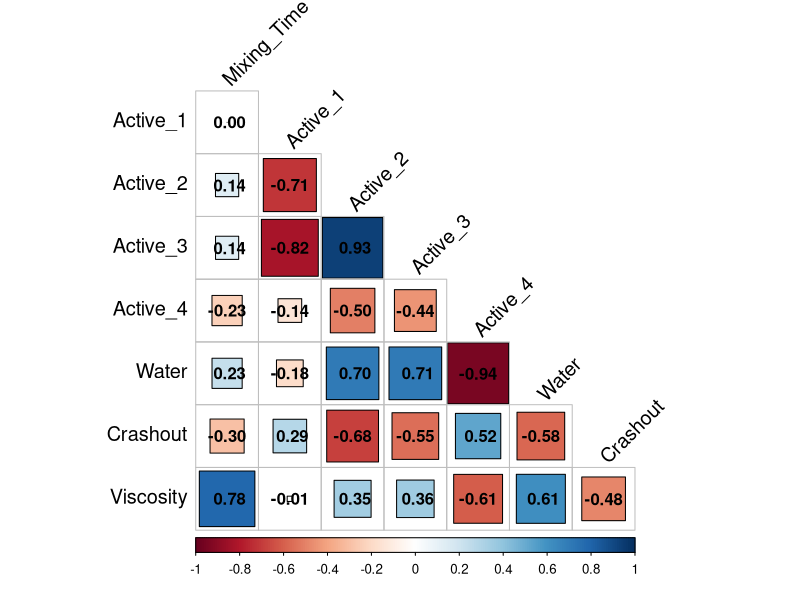
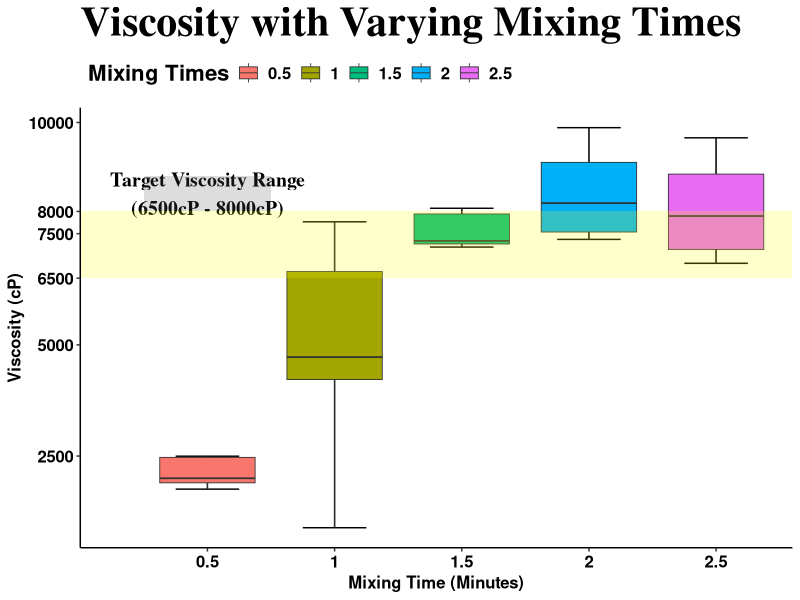
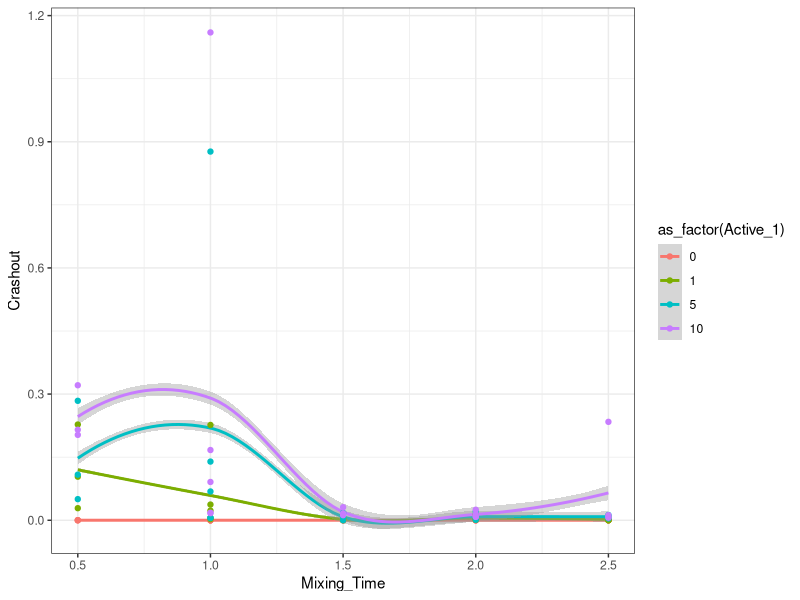
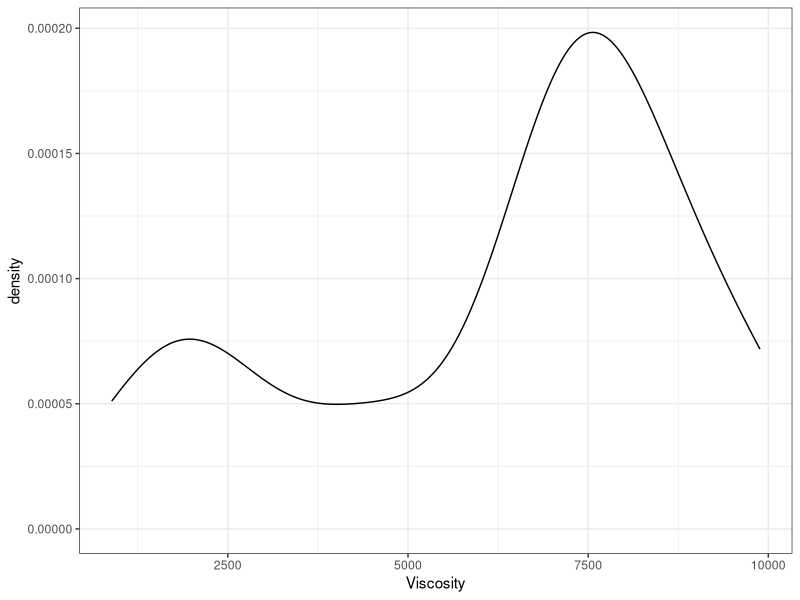
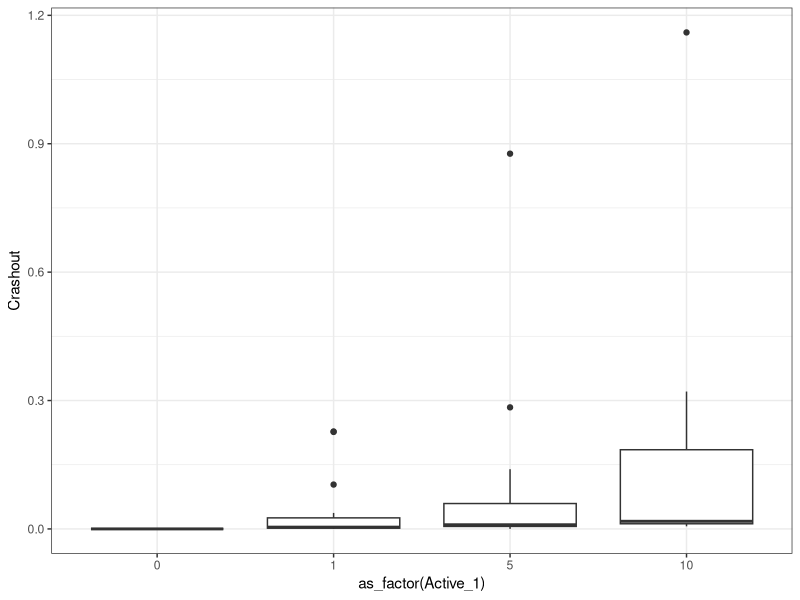
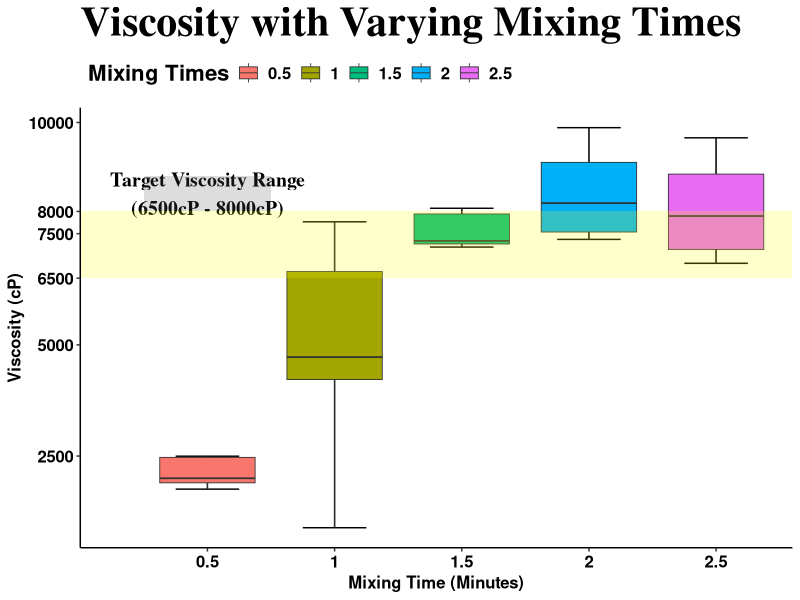
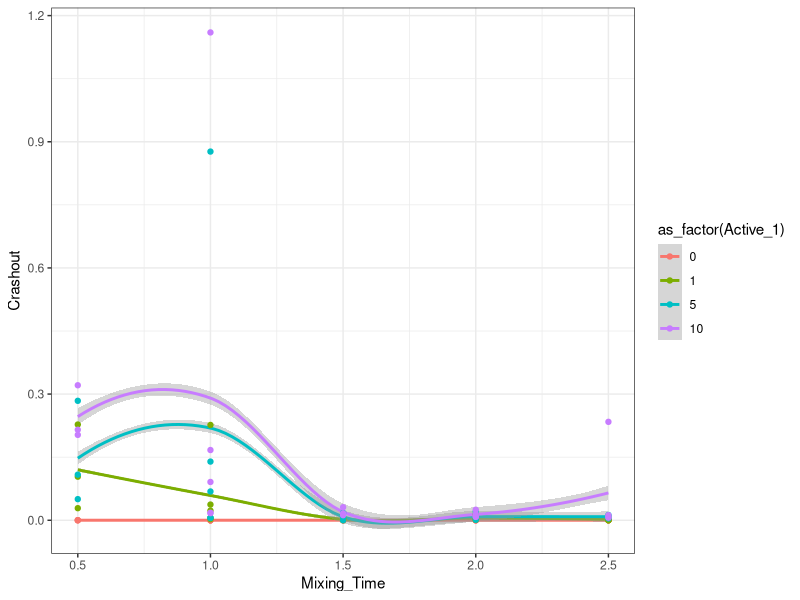
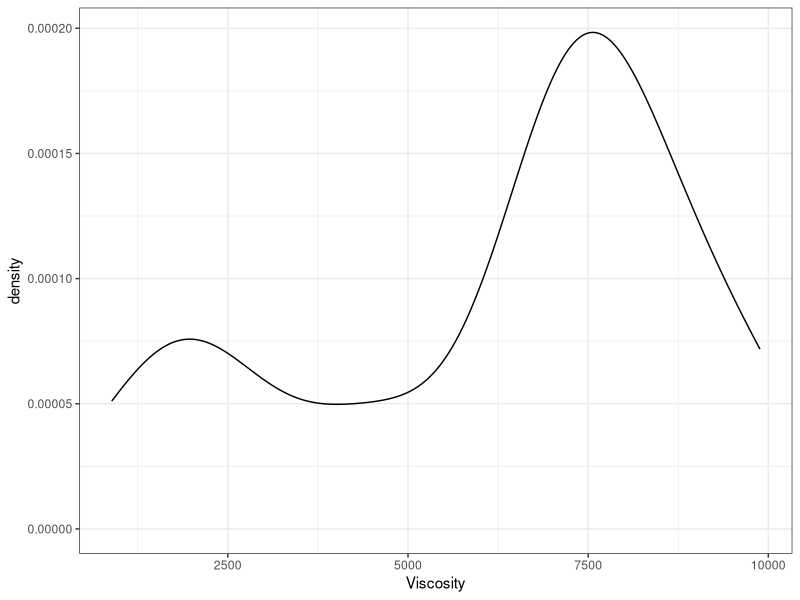

Generate these figures, in order, with R:
library(tidyverse)
library(ggplot2)
library(corrplot)

saveplot <- function(name, vect) {
    path <- paste("plots/", name, ".png", sep = "")
    
    vect <- append(vect, path)

    ggsave(
        filename = path,
        units = "cm",
        dpi = 300,
        width = 40,
        height = 29
    )
    return(vect)
}

# create vector to store paths of plots

plot_paths <- c()

# Load Data

df <- read.csv("csv_data_files/interim/01_no_outliers.csv")

view(df)
# Data Preparation for Correlation Chart

cor <- cor(df)
cor <- cor[
    c("Mixing_Time", "Active_1", "Active_2", "Active_3", "Active_4", "Water", "Crashout", "Viscosity"),
    c("Mixing_Time", "Active_1", "Active_2", "Active_3", "Active_4", "Water", "Crashout", "Viscosity")
]

# Plot Correlation Chart

corrplot(cor,
    addCoef.col = "black",
    outline = TRUE,
    method = "square",
    type = "lower",
    tl.pos = "ld",
    tl.col = "black",
    tl.cex = 1.2,
    tl.srt = 45,
    diag = FALSE
)

# Box and Whiskers of Mixing time vs Viscocity

df |>
    ggplot(aes(as_factor(Mixing_Time), Viscosity, fill = as_factor(Mixing_Time))) +
    stat_boxplot(geom = "errorbar", width = 0.5, linewidth = 0.5) +
    geom_boxplot(linewidth = 0.3, alpha = 1, show.legend = T) +
    theme_bw() +
    theme_classic() +
    scale_y_continuous(breaks = c(2500, 5000, 6500, 7500, 8000, 10000)) +
    labs(
        x = "Mixing Time (Minutes)",
        y = "Viscosity (cP)",
        title = "Viscosity with Varying Mixing Times",
        fill = "Mixing Times"
    ) +
    theme(
        legend.position = "top",
        legend.justification = "left",
        legend.title = element_text(face = "bold", size = 16),
        legend.text = element_text(face = "bold", size = 12),
        legend.background = element_rect(fill = "transparent"),
        panel.grid.major = element_blank(),
        panel.grid.minor = element_blank(),
        plot.title = element_text(face = "bold", size = 30, hjust = 0, family = "serif"),
        axis.title = element_text(size = 12, face = "bold"),
        axis.text = element_text(face = "bold", family = "sans", size = 12, color = "black")
    ) +
    annotate("text", x = 1, y = 8400, label = "Target Viscosity Range\n(6500cP - 8000cP)", color = "black", family = "serif", fontface = "bold", size = 5) +
    annotate("rect", xmin = 0.5, xmax = 1.5, ymin = 8000, ymax = 8800, alpha = 0.2) +
    annotate("rect", xmin = 0, xmax = 5.6, ymin = 6500, ymax = 8000, alpha = 0.2, fill = "yellow")

plot_paths <- saveplot("ex_box_viscosity_mixingtime", plot_paths)

# Mixing Time vs Crashout as Function of Active_1

df |>
    ggplot(aes(Mixing_Time, Crashout, color = as_factor(Active_1))) +
    geom_smooth(level = 0.1) +
    geom_point() +
    theme_bw()

plot_paths <- saveplot("ex_line_mixingtime_active1", plot_paths)

# Density Plot of Crashout

df |>
    ggplot(aes(Viscosity)) +
    geom_density(alpha = 0.5) +
    theme_bw()

plot_paths <- saveplot("ex_density_crashout", plot_paths)

# Box and Whiskers of Crashout vs Active_1

df |>
    ggplot(aes(as_factor(Active_1), Crashout)) +
    geom_boxplot() +
    theme_bw()

plot_paths <- saveplot("ex_box_crashout_active1", plot_paths)

#write.csv(plot_paths, file = "plots/exploratory_plot_paths.csv")
